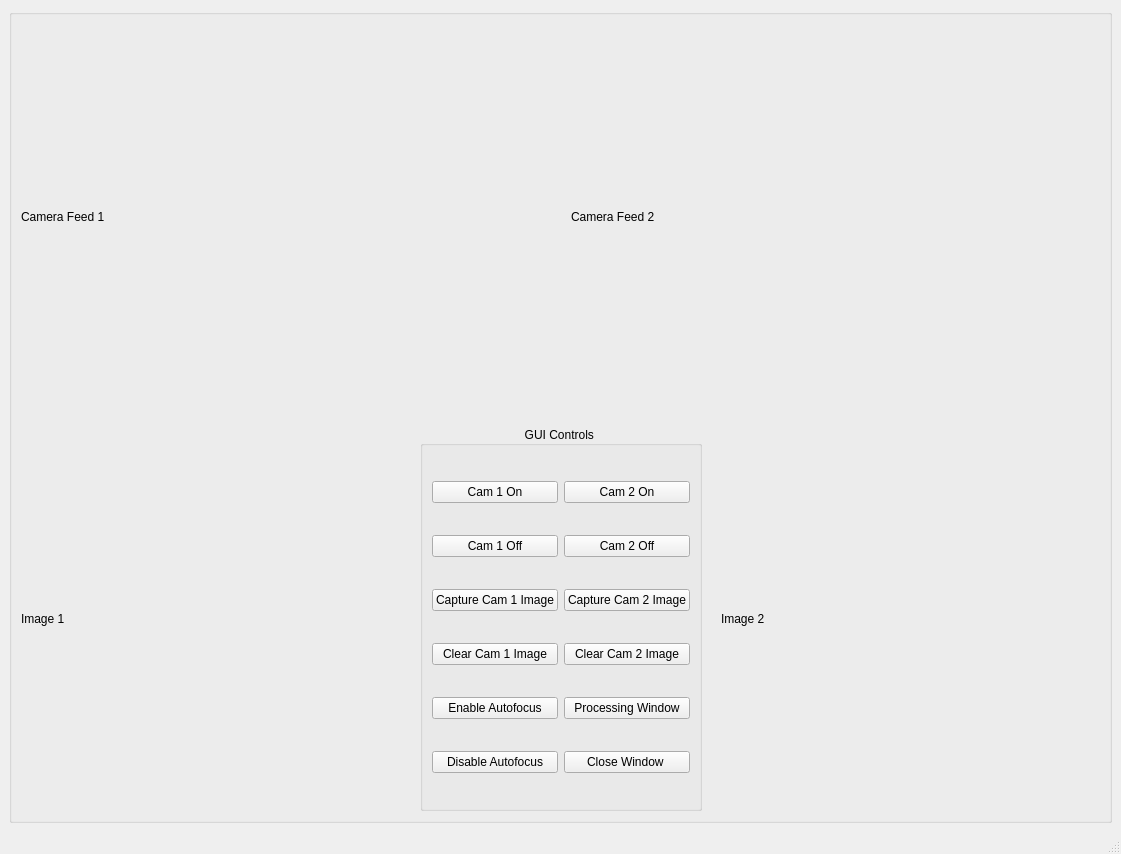
<?xml version="1.0" encoding="UTF-8"?>
<ui version="4.0">
 <class>MainWindow</class>
 <widget class="QMainWindow" name="MainWindow">
  <property name="geometry">
   <rect>
    <x>0</x>
    <y>0</y>
    <width>1121</width>
    <height>854</height>
   </rect>
  </property>
  <property name="windowTitle">
   <string>MIP Graphical User Inteface </string>
  </property>
  <widget class="QWidget" name="centralwidget">
   <layout class="QGridLayout" name="gridLayout_2">
    <item row="0" column="0">
     <widget class="QGroupBox" name="Centre_Widgets">
      <property name="enabled">
       <bool>true</bool>
      </property>
      <property name="sizePolicy">
       <sizepolicy hsizetype="Expanding" vsizetype="Expanding">
        <horstretch>9</horstretch>
        <verstretch>9</verstretch>
       </sizepolicy>
      </property>
      <property name="minimumSize">
       <size>
        <width>731</width>
        <height>781</height>
       </size>
      </property>
      <layout class="QVBoxLayout" name="verticalLayout">
       <item>
        <layout class="QHBoxLayout" name="horizontalLayout">
         <item>
          <widget class="QLabel" name="camfeed1">
           <property name="sizePolicy">
            <sizepolicy hsizetype="Expanding" vsizetype="Expanding">
             <horstretch>1</horstretch>
             <verstretch>1</verstretch>
            </sizepolicy>
           </property>
           <property name="text">
            <string>Camera Feed 1 </string>
           </property>
          </widget>
         </item>
         <item>
          <spacer name="horizontalSpacer">
           <property name="orientation">
            <enum>Qt::Horizontal</enum>
           </property>
           <property name="sizeType">
            <enum>QSizePolicy::Fixed</enum>
           </property>
           <property name="sizeHint" stdset="0">
            <size>
             <width>15</width>
             <height>15</height>
            </size>
           </property>
          </spacer>
         </item>
         <item>
          <widget class="QLabel" name="camfeed2">
           <property name="sizePolicy">
            <sizepolicy hsizetype="Expanding" vsizetype="Expanding">
             <horstretch>1</horstretch>
             <verstretch>1</verstretch>
            </sizepolicy>
           </property>
           <property name="text">
            <string>Camera Feed 2 </string>
           </property>
          </widget>
         </item>
        </layout>
       </item>
       <item>
        <spacer name="verticalSpacer">
         <property name="orientation">
          <enum>Qt::Vertical</enum>
         </property>
         <property name="sizeType">
          <enum>QSizePolicy::Fixed</enum>
         </property>
         <property name="sizeHint" stdset="0">
          <size>
           <width>1</width>
           <height>10</height>
          </size>
         </property>
        </spacer>
       </item>
       <item>
        <layout class="QHBoxLayout" name="horizontalLayout_2">
         <item>
          <widget class="QLabel" name="imgcam1">
           <property name="sizePolicy">
            <sizepolicy hsizetype="Expanding" vsizetype="Expanding">
             <horstretch>2</horstretch>
             <verstretch>1</verstretch>
            </sizepolicy>
           </property>
           <property name="text">
            <string>Image 1</string>
           </property>
          </widget>
         </item>
         <item>
          <spacer name="horizontalSpacer_2">
           <property name="orientation">
            <enum>Qt::Horizontal</enum>
           </property>
           <property name="sizeType">
            <enum>QSizePolicy::Fixed</enum>
           </property>
           <property name="sizeHint" stdset="0">
            <size>
             <width>13</width>
             <height>13</height>
            </size>
           </property>
          </spacer>
         </item>
         <item>
          <layout class="QVBoxLayout" name="verticalLayout_2">
           <item>
            <widget class="QGroupBox" name="GUI_Controls">
             <property name="sizePolicy">
              <sizepolicy hsizetype="Expanding" vsizetype="Expanding">
               <horstretch>1</horstretch>
               <verstretch>1</verstretch>
              </sizepolicy>
             </property>
             <property name="minimumSize">
              <size>
               <width>0</width>
               <height>0</height>
              </size>
             </property>
             <property name="maximumSize">
              <size>
               <width>16777215</width>
               <height>16777208</height>
              </size>
             </property>
             <property name="title">
              <string>GUI Controls </string>
             </property>
             <property name="alignment">
              <set>Qt::AlignCenter</set>
             </property>
             <layout class="QGridLayout" name="gridLayout">
              <item row="0" column="0">
               <widget class="QPushButton" name="cam1_on">
                <property name="text">
                 <string>Cam 1 On</string>
                </property>
               </widget>
              </item>
              <item row="0" column="1">
               <widget class="QPushButton" name="cam2_on">
                <property name="text">
                 <string>Cam 2 On</string>
                </property>
               </widget>
              </item>
              <item row="2" column="1">
               <widget class="QPushButton" name="cam2_off">
                <property name="text">
                 <string>Cam 2 Off</string>
                </property>
               </widget>
              </item>
              <item row="7" column="1">
               <widget class="QPushButton" name="ip_off">
                <property name="text">
                 <string>Close Window </string>
                </property>
               </widget>
              </item>
              <item row="4" column="0">
               <widget class="QPushButton" name="img1_off">
                <property name="text">
                 <string>Clear Cam 1 Image</string>
                </property>
               </widget>
              </item>
              <item row="2" column="0">
               <widget class="QPushButton" name="cam1_off">
                <property name="text">
                 <string>Cam 1 Off</string>
                </property>
               </widget>
              </item>
              <item row="3" column="0">
               <widget class="QPushButton" name="img1_on">
                <property name="text">
                 <string>Capture Cam 1 Image</string>
                </property>
               </widget>
              </item>
              <item row="4" column="1">
               <widget class="QPushButton" name="img2_off">
                <property name="text">
                 <string>Clear Cam 2 Image</string>
                </property>
               </widget>
              </item>
              <item row="5" column="0">
               <widget class="QPushButton" name="af_on">
                <property name="text">
                 <string>Enable Autofocus</string>
                </property>
               </widget>
              </item>
              <item row="3" column="1">
               <widget class="QPushButton" name="img2_on">
                <property name="text">
                 <string>Capture Cam 2 Image</string>
                </property>
               </widget>
              </item>
              <item row="5" column="1">
               <widget class="QPushButton" name="ip_on">
                <property name="text">
                 <string>Processing Window</string>
                </property>
               </widget>
              </item>
              <item row="7" column="0">
               <widget class="QPushButton" name="af_off">
                <property name="text">
                 <string>Disable Autofocus</string>
                </property>
               </widget>
              </item>
             </layout>
            </widget>
           </item>
          </layout>
         </item>
         <item>
          <spacer name="horizontalSpacer_3">
           <property name="orientation">
            <enum>Qt::Horizontal</enum>
           </property>
           <property name="sizeType">
            <enum>QSizePolicy::Fixed</enum>
           </property>
           <property name="sizeHint" stdset="0">
            <size>
             <width>13</width>
             <height>13</height>
            </size>
           </property>
          </spacer>
         </item>
         <item>
          <widget class="QLabel" name="imgcam2">
           <property name="sizePolicy">
            <sizepolicy hsizetype="Expanding" vsizetype="Expanding">
             <horstretch>2</horstretch>
             <verstretch>1</verstretch>
            </sizepolicy>
           </property>
           <property name="text">
            <string>Image 2</string>
           </property>
          </widget>
         </item>
        </layout>
       </item>
      </layout>
     </widget>
    </item>
   </layout>
  </widget>
  <widget class="QStatusBar" name="statusbar"/>
 </widget>
 <resources/>
 <connections/>
</ui>
